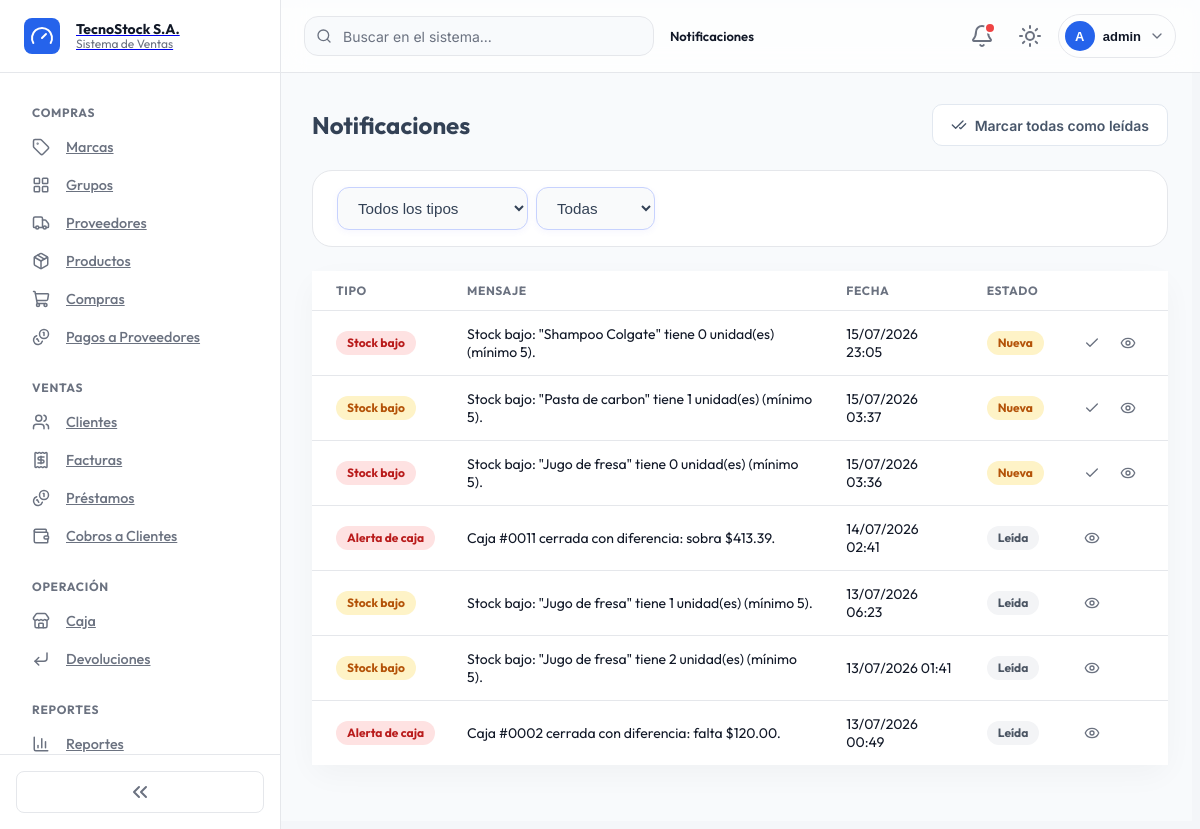
Page /notificaciones/ (signed in) on the committed database.
### notificaciones/models.py (models this page shows, shortened)
class Notificacion(models.Model):
    STOCK_BAJO = 'stock_bajo'
    PRODUCTO_VENCE = 'producto_vence'
    PAGO_PENDIENTE = 'pago_pendiente'
    CAJA_ALERTA = 'caja_alerta'
    TIPO_CHOICES = [
        (STOCK_BAJO, 'Stock bajo'),
        (PRODUCTO_VENCE, 'Producto por vencer'),
        (PAGO_PENDIENTE, 'Pago pendiente'),
        (CAJA_ALERTA, 'Alerta de caja'),
    ]
    INFO = 'info'
    WARNING = 'warning'
    DANGER = 'danger'
    NIVEL_CHOICES = [
        (INFO, 'Info'),
        (WARNING, 'Advertencia'),
        (DANGER, 'Crítico'),
    ]
    tipo = models.CharField(max_length=20, choices=TIPO_CHOICES, verbose_name='Tipo')
    nivel = models.CharField(max_length=10, choices=NIVEL_CHOICES, default=WARNING, verbose_name='Nivel')
    mensaje = models.CharField(max_length=255, verbose_name='Mensaje')
    usuario = models.ForeignKey(
        settings.AUTH_USER_MODEL, null=True, blank=True, on_delete=models.CASCADE,
        related_name='notificaciones', verbose_name='Usuario',
    )
    url = models.CharField(max_length=200, blank=True, verbose_name='Enlace')
    leida = models.BooleanField(default=False, verbose_name='Leída')
    fecha = models.DateTimeField(auto_now_add=True, verbose_name='Fecha')
    clave = models.CharField(max_length=100, verbose_name='Clave')
    class Meta:
        verbose_name = 'Notificación'
        verbose_name_plural = 'Notificaciones'
        ordering = ['-fecha']
        constraints = [
            models.UniqueConstraint(
                fields=['clave'], condition=models.Q(leida=False),
                name='unica_no_leida_por_clave',
            )
        ]

### notificaciones/views.py (the view)
# urls.py: path('', views.notificacion_list, name='notificacion_list'),
@permission_required_redirect('notificaciones.view_notificacion', '/')
def notificacion_list(request):
    tipo = request.GET.get('tipo', '')
    estado = request.GET.get('estado', '')  # 'leidas' / 'no_leidas' / ''
    notificaciones = _visibles_para(request.user)
    if tipo:
        notificaciones = notificaciones.filter(tipo=tipo)
    if estado == 'leidas':
        notificaciones = notificaciones.filter(leida=True)
    elif estado == 'no_leidas':
        notificaciones = notificaciones.filter(leida=False)
    paginator = Paginator(notificaciones, 15)
    page_obj = paginator.get_page(request.GET.get('page'))
    context = {
        'items': page_obj,
        'page_obj': page_obj,
        'page_range': get_page_range(page_obj),
        'extra_qs': build_extra_qs(request),
        'tipo': tipo,
        'estado': estado,
        'tipo_choices': Notificacion.TIPO_CHOICES,
    }
    return render(request, 'notificaciones/notificacion_list.html', context)

### notificaciones/templates/notificaciones/notificacion_list.html (shortened to what this page needs)
{% extends 'billing/base.html' %}
{% block breadcrumbs %}<span class="current">Notificaciones</span>{% endblock %}
{% block content %}
<div class="list-header">
  <h2>Notificaciones</h2>
  {% if notificaciones_no_leidas %}
  <form method="post" action="{% url 'notificaciones:notificacion_marcar_todas_leidas' %}">
    <button type="submit" class="btn btn-secondary"><i data-lucide="check-check"></i>Marcar todas como leídas</button>
  </form>
  {% endif %}
</div>
<div class="list-toolbar">
  <form method="get" class="d-flex flex-wrap align-items-center gap-2 w-full">
    <select name="tipo" class="form-select max-w-220" onchange="this.form.submit()">
      <option value="">Todos los tipos</option>
    </select>
    <select name="estado" class="form-select max-w-180" onchange="this.form.submit()">
      <option value="">Todas</option>
    </select>
  </form>
</div>
<div class="card">
  <div class="table-modern-wrap">
    <table class="table-modern">
      <thead>
        <tr><th>Tipo</th><th>Mensaje</th><th>Fecha</th><th>Estado</th><th></th></tr>
      </thead>
      <tbody>
        {% for item in items %}
        <tr>
          <td><span class="badge badge-{{ item.nivel }}">{{ item.get_tipo_display }}</span></td>
          <td>{{ item.mensaje }}</td>
          <td>{{ item.fecha|date:"d/m/Y H:i" }}</td>
          <td>
            {% if item.leida %}
              <span class="badge badge-neutral">Leída</span>
            {% else %}
              <span class="badge badge-warning">Nueva</span>
            {% endif %}
          </td>
          <td>
            <div class="row-actions">
              {% if not item.leida %}
              <form method="post" action="{% url 'notificaciones:notificacion_marcar_leida' item.pk %}">
                <button type="submit" class="row-action-btn" title="Marcar leída"><i data-lucide="check"></i></button>
              </form>
              {% endif %}
              {% if item.url %}
              <a href="{{ item.url }}" class="row-action-btn" title="Ver"><i data-lucide="eye"></i></a>
              {% endif %}
            </div>
          </td>
        </tr>
        {% empty %}
        <tr class="empty-row"><td colspan="5">No hay notificaciones</td></tr>
        {% endfor %}
      </tbody>
    </table>
  </div>
</div>
{% endblock %}

### billing/templates/billing/base.html (shortened to what this page needs)
{% load static %}
{% load security_tags %}
<!DOCTYPE html>
<html lang="es">
<head>
  <link href="https://cdn.jsdelivr.net/npm/bootstrap@5.3.0/dist/css/bootstrap-grid.min.css" rel="stylesheet">
  <link href="https://cdn.jsdelivr.net/npm/bootstrap@5.3.0/dist/css/bootstrap-utilities.min.css" rel="stylesheet">
  <link rel="stylesheet" href="{% static 'css/tokens.css' %}">
  <link rel="stylesheet" href="{% static 'css/dark-mode.css' %}">
  <link rel="stylesheet" href="{% static 'css/base.css' %}">
  <link rel="stylesheet" href="{% static 'css/layout.css' %}">
  <link rel="stylesheet" href="{% static 'css/sidebar.css' %}">
  <link rel="stylesheet" href="{% static 'css/header.css' %}">
  <link rel="stylesheet" href="{% static 'css/cards.css' %}">
  <link rel="stylesheet" href="{% static 'css/buttons.css' %}">
  <link rel="stylesheet" href="{% static 'css/badges.css' %}">
  <link rel="stylesheet" href="{% static 'css/forms.css' %}">
  <link rel="stylesheet" href="{% static 'css/tables.css' %}">
  <link rel="stylesheet" href="{% static 'css/modals.css' %}">
  <link rel="stylesheet" href="{% static 'css/dropdowns.css' %}">
  <link rel="stylesheet" href="{% static 'css/alerts.css' %}">
  <link rel="stylesheet" href="{% static 'css/dashboard.css' %}">
  <link rel="stylesheet" href="{% static 'css/animations.css' %}">
  <link rel="stylesheet" href="{% static 'css/utilities.css' %}">
  <link rel="stylesheet" href="{% static 'css/responsive.css' %}">
</head>
<body>
<div class="app-shell">
  <aside class="sidebar" id="sidebar">
    <a class="sidebar-brand" href="{% url 'home' %}">
      <span class="sidebar-brand-icon"><i data-lucide="gauge"></i></span>
      <span class="sidebar-brand-text">
        <strong>TecnoStock S.A.</strong>
        <span>Sistema de Ventas</span>
      </span>
    </a>
    <nav class="sidebar-nav">
      {% if user.is_authenticated %}
        {% if user|has_group:'Analista de Compras' or user|has_group:'Administrador' %}
        <div class="nav-group">
          <div class="nav-group-title">Compras</div>
          <div class="nav-group-items">
            <a class="nav-item-link{% if request.resolver_match.url_name == 'brand_list' %} active{% endif %}" href="{% url 'billing:brand_list' %}" data-label="Marcas"><i data-lucide="tag"></i><span class="nav-item-label">Marcas</span></a>
            <a class="nav-item-link" href="{% url 'billing:productgroup_list' %}" data-label="Grupos"><i data-lucide="layout-grid"></i><span class="nav-item-label">Grupos</span></a>
            <a class="nav-item-link" href="{% url 'billing:supplier_list' %}" data-label="Proveedores"><i data-lucide="truck"></i><span class="nav-item-label">Proveedores</span></a>
            <a class="nav-item-link" href="{% url 'billing:product_list' %}" data-label="Productos"><i data-lucide="package"></i><span class="nav-item-label">Productos</span></a>
            <a class="nav-item-link" href="{% url 'purchasing:purchase_list' %}" data-label="Compras"><i data-lucide="shopping-cart"></i><span class="nav-item-label">Compras</span></a>
            <a class="nav-item-link" href="{% url 'pagos:purchase_pending_list' %}" data-label="Pagos a Proveedores"><i data-lucide="coins"></i><span class="nav-item-label">Pagos a Proveedores</span></a>
          </div>
        </div>
        {% endif %}
        {% if user|has_group:'Vendedor' or user|has_group:'Administrador' %}
        <div class="nav-group">
          <div class="nav-group-title">Ventas</div>
          <div class="nav-group-items">
            <a class="nav-item-link" href="{% url 'billing:customer_list' %}" data-label="Clientes"><i data-lucide="users"></i><span class="nav-item-label">Clientes</span></a>
            <a class="nav-item-link" href="{% url 'billing:invoice_list' %}" data-label="Facturas"><i data-lucide="receipt"></i><span class="nav-item-label">Facturas</span></a>
            <a class="nav-item-link" href="{% url 'RRHumanos:prestamo_list' %}" data-label="Préstamos"><i data-lucide="coins"></i><span class="nav-item-label">Préstamos</span></a>
            <a class="nav-item-link" href="{% url 'cobros:invoice_pending_list' %}" data-label="Cobros a Clientes"><i data-lucide="wallet"></i><span class="nav-item-label">Cobros a Clientes</span></a>
          </div>
        </div>
        {% endif %}
        {% if user|has_group:'Vendedor' or user|has_group:'Cajero' or user|has_group:'Administrador' %}
        <div class="nav-group">
          <div class="nav-group-title">Operación</div>
          <div class="nav-group-items">
            <a class="nav-item-link" href="{% url 'caja:caja_historial' %}" data-label="Caja"><i data-lucide="store"></i><span class="nav-item-label">Caja</span></a>
            <a class="nav-item-link{% if request.resolver_match.url_name == 'devolucion_list' %} active{% endif %}" href="{% url 'devoluciones:devolucion_list' %}" data-label="Devoluciones"><i data-lucide="corner-down-left"></i><span class="nav-item-label">Devoluciones</span></a>
          </div>
        </div>
        {% endif %}
        {% if user|has_group:'Administrador' or user|has_group:'Contador' %}
        <div class="nav-group">
          <div class="nav-group-title">Reportes</div>
          <div class="nav-group-items">
            <a class="nav-item-link" href="{% url 'reportes:reporte_index' %}" data-label="Reportes"><i data-lucide="bar-chart-3"></i><span class="nav-item-label">Reportes</span></a>
          </div>
        </div>
        {% endif %}
      {% endif %}
    </nav>
    <div class="sidebar-footer">
      <button type="button" class="sidebar-collapse-toggle" id="sidebarCollapseToggle" title="Colapsar/expandir menú">
        <i data-lucide="chevrons-left"></i>
      </button>
    </div>
  </aside>
  <div class="main-column">
    <header class="header">
      <div class="header-search">
        <input type="search" placeholder="Buscar en el sistema..." aria-label="Buscar">
      </div>
      <nav class="breadcrumbs">{% block breadcrumbs %}{% endblock %}</nav>
      <div class="header-actions">
        {% if user.is_authenticated %}
          {% include 'partials/notificaciones_dropdown.html' %}
          <button type="button" class="header-icon-btn" id="themeToggle" title="Cambiar tema" aria-label="Cambiar tema claro/oscuro">
            <i data-lucide="sun" class="icon-theme-light"></i>
          </button>
          <div class="dropdown">
            <button class="user-menu-trigger" type="button" data-bs-toggle="dropdown" aria-expanded="false">
              <span class="user-avatar">{{ user.username|slice:":1"|upper }}</span>
              <span class="user-name">{{ user.username }}</span>
              <i data-lucide="chevron-down" class="icon-sm icon-muted"></i>
            </button>
          </div>
        {% endif %}
      </div>
    </header>
    <main class="main-content">
      {% block content %}{% endblock %}
    </main>
  </div>
</div>
</body>
</html>

### rows in the picture
Notificacion: tipo "Stock bajo", mensaje "Stock bajo: \"Shampoo Colgate\" tiene 0 unidad(es) (mínimo 5).", fecha "15/07/2026 23:05", leida "Nueva"
Notificacion: tipo "Stock bajo", mensaje "Stock bajo: \"Pasta de carbon\" tiene 1 unidad(es) (mínimo 5).", fecha "15/07/2026 03:37", leida "Nueva"
Notificacion: tipo "Stock bajo", mensaje "Stock bajo: \"Jugo de fresa\" tiene 0 unidad(es) (mínimo 5).", fecha "15/07/2026 03:36", leida "Nueva"
Notificacion: tipo "Alerta de caja", mensaje "Caja #0011 cerrada con diferencia: sobra $413.39.", fecha "14/07/2026 02:41", leida "Leída"
Notificacion: tipo "Stock bajo", mensaje "Stock bajo: \"Jugo de fresa\" tiene 1 unidad(es) (mínimo 5).", fecha "13/07/2026 06:23", leida "Leída"
Notificacion: tipo "Stock bajo", mensaje "Stock bajo: \"Jugo de fresa\" tiene 2 unidad(es) (mínimo 5).", fecha "13/07/2026 01:41", leida "Leída"
Notificacion: tipo "Alerta de caja", mensaje "Caja #0002 cerrada con diferencia: falta $120.00.", fecha "13/07/2026 00:49", leida "Leída"

### other values in the picture
{{ user.username|slice:":1"|upper }} "A"
{{ user.username }} "admin"
